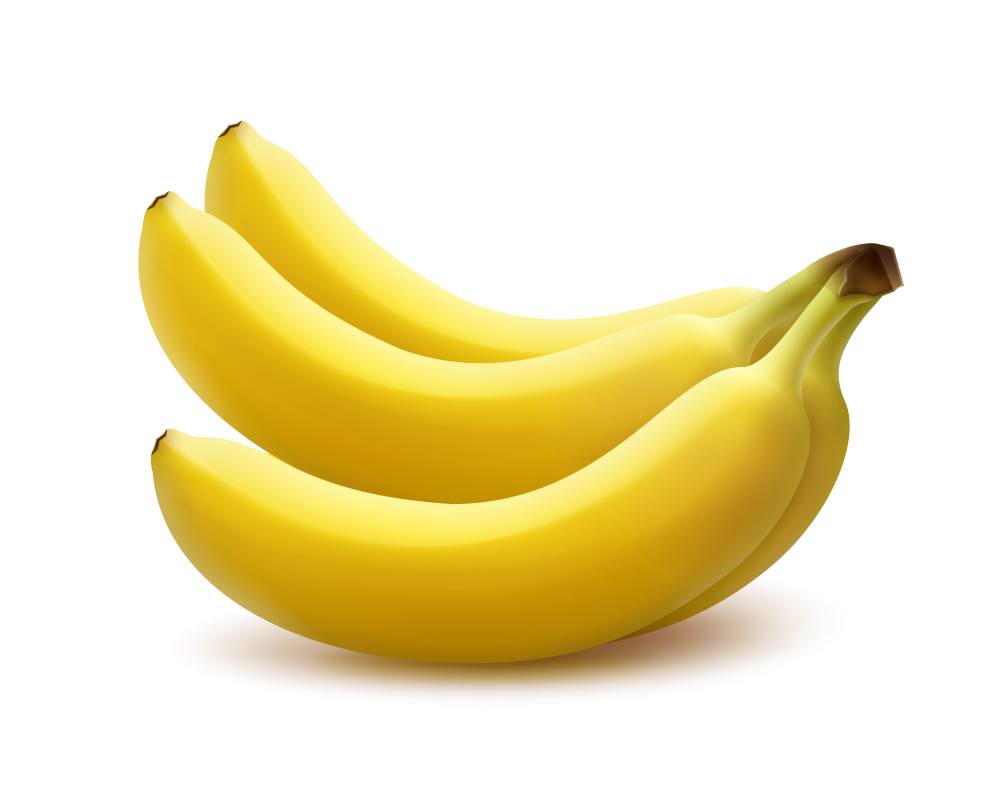
#> input picture lab1/banana1.jpg, 5000 x 4000 px (shown at 1/5 size)
$ jupyter execute --allow-errors lab1.ipynb
#> lines starting #> are read from the running program, lines starting #| are printed output that depends on the picture; after the words box and inside, x2 and y2 are one past the last pixel; in counts of white or black regions, pixels touching at a corner belong together
[cell 1]
# Лабораторная работа: Распознавание объектов по форме с использованием оператора Собеля

##Цель**: Разработать программу для распознавания фруктов (Бананы Lady Finger и Танжело) по их форме с использованием оператора Собеля.

#Этапы**:
#1. Загрузка и предварительная обработка изображений
#2. Преобразование в оттенки серого
#3. Применение оператора Собеля для выделения границ
#4. Анализ форм для распознавания
#5. Тестирование и оценка точности

[cell 2]
# Импорт необходимых библиотек
import sys
sys.path.append("/home/ahmedkashima/venv/lib/python3.12/site-packages")

import os
import numpy as np
import matplotlib.pyplot as plt
from skimage import io, color, filters, transform, measure, morphology

[cell 3]
def load_fruit_images(path_fruit1, path_fruit2, size=(256, 256)):
    """
    Загружает изображения фруктов из указанных папок
    Параметры:
        path_fruit1 - путь к папке с первым фруктом (бананы)
        path_fruit2 - путь к папке со вторым фруктом (танжело)
        size - размер, к которому будут приведены изображения
    Возвращает:
        (images_fruit1, images_fruit2) - кортеж со списками изображений
    """
    def load_from_folder(folder_path):
        images = []
        for file in os.listdir(folder_path):
            if file.lower().endswith(('.png', '.jpg', '.jpeg')):
                try:
                    img = io.imread(os.path.join(folder_path, file))
                    img = transform.resize(img, size)
                    images.append(img)
                except Exception as e:
                    print(f"Ошибка загрузки {file}: {str(e)}")
        return images

    print("Загрузка изображений...")
    fruit1 = load_from_folder(path_fruit1)
    fruit2 = load_from_folder(path_fruit2)
    print(f"Загружено {len(fruit1)} изображений первого фрукта")
    print(f"Загружено {len(fruit2)} изображений второго фрукта")
    return fruit1, fruit2

[cell 4]
# Имена файлов с изображениями
banana_filename = "banana1.jpg"  # имя файла с изображением банана
tangelo_filename = "tangelo1.jpg"  # имя файла с изображением танжело (цитрусовый фрукт)

# Проверка наличия файлов в текущей директории
print("Файлы в папке:", os.listdir())  # выводим список всех файлов в текущей папке

# Функция для загрузки и предварительной обработки изображения
def load_image(filename, size=(256, 256)):
#> called with filename = 'banana1.jpg', size = (256, 256)
    try:
        # Пытаемся загрузить изображение
        img = io.imread(filename)  # чтение изображения с помощью skimage.io
#> img is the input picture: shape (4000, 5000, 3); mean R, G, B 241.6, 230.4, 187.7
        img = transform.resize(img, size)  # изменение размера изображения до 256x256 пикселей
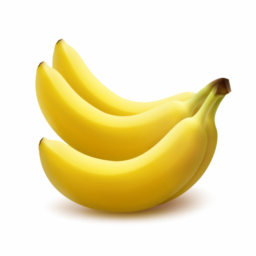
#> img: shape (256, 256, 3) float64; mean R, G, B 0.948, 0.904, 0.736
        return img  # возвращаем обработанное изображение
    except Exception as e:
        # Если возникла ошибка при загрузке, выводим сообщение
        print(f"Ошибка загрузки {filename}: {str(e)}")
        return None  # возвращаем None в случае ошибки

# Загружаем изображения, используя нашу функцию
banana_img = load_image(banana_filename)  # загружаем изображение банана
tangelo_img = load_image(tangelo_filename)  # загружаем изображение танжело
#> call 2 of load_image, with filename = 'tangelo1.jpg', size = (256, 256)
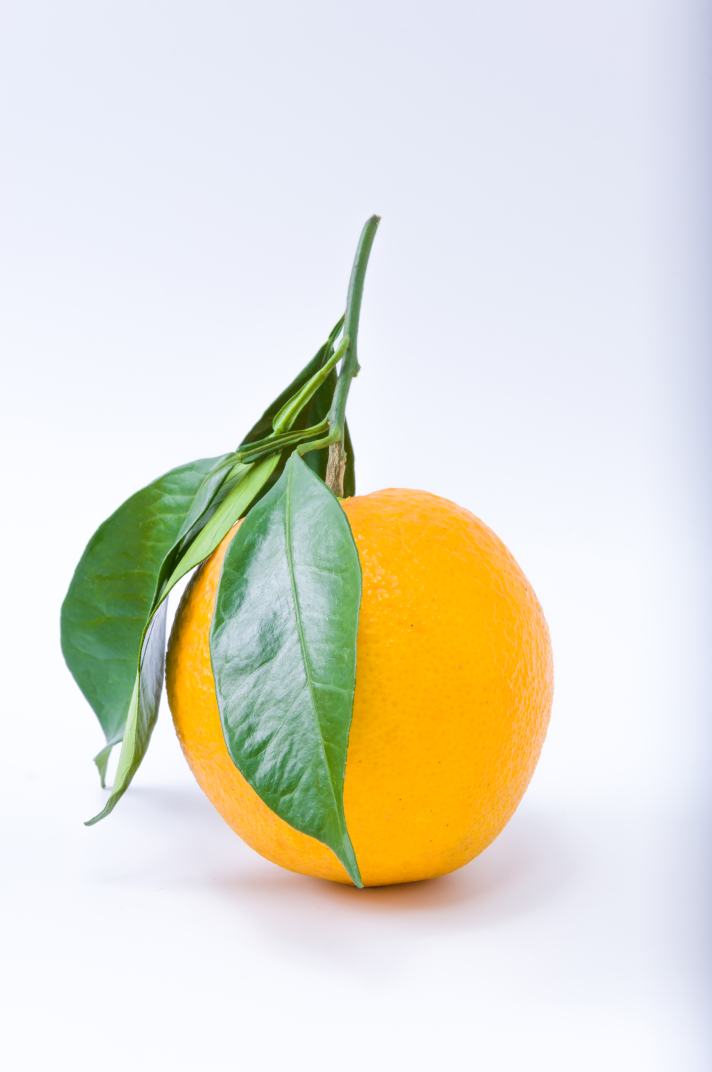
#> input picture lab1/tangelo1.jpg, 2848 x 4288 px (shown at 1/4 size)
#> in load_image, img is the input picture: shape (4288, 2848, 3); mean R, G, B 225.1, 223.2, 208.8
#> in load_image (call 2), `img = transform.resize(img, size)`:
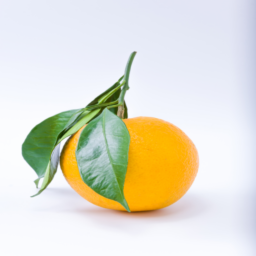
#> img: shape (256, 256, 3) float64; mean R, G, B 0.883, 0.875, 0.819

# Проверка успешности загрузки изображений
if banana_img is not None and tangelo_img is not None:
    # Если оба изображения загружены успешно, создаем график для их отображения
    fig, ax = plt.subplots(1, 2, figsize=(10, 5))  # создаем фигуру с 2 подграфиками

    # Отображаем изображение банана
    ax[0].imshow(banana_img)  # выводим изображение банана
    ax[0].set_title('Banana Lady Finger')  # устанавливаем заголовок

    # Отображаем изображение танжело
    ax[1].imshow(tangelo_img)  # выводим изображение танжело
    ax[1].set_title('Tangelo')  # устанавливаем заголовок

    plt.show()  # отображаем график
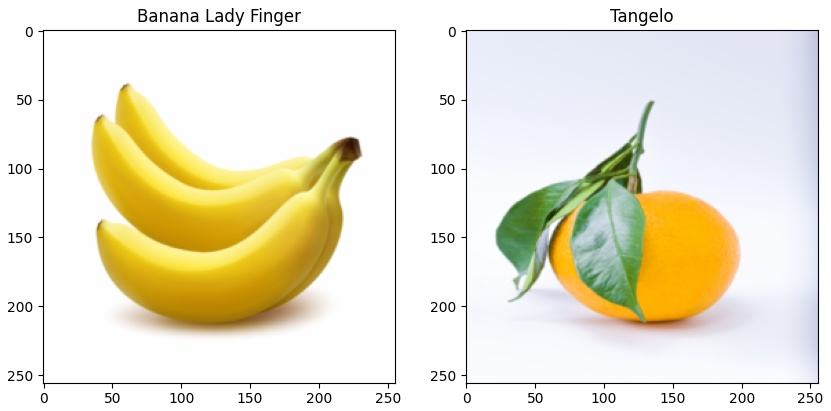
#> figure drawn by matplotlib, 2 panels
else:
    # Если хотя бы одно изображение не загрузилось, выводим сообщение об ошибке
    print("Не удалось загрузить изображения. Проверьте имена файлов.")

[cell 5]
def process_image(img):
    """Функция обработки одного изображения, выполняющая последовательность преобразований"""
    try:
        # 1. Конвертация цветного изображения в оттенки серого
        # (преобразование из RGB в grayscale)
        gray = color.rgb2gray(img)
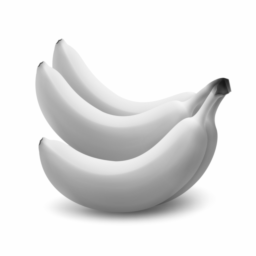
#> gray: shape (256, 256) float64; min 0.088, max 1, mean 0.901

        # 2. Нормализация изображения (приведение значений к диапазону [0, 1])
        # Это помогает стандартизировать изображения для дальнейшей обработки
        gray = (gray - gray.min()) / (gray.max() - gray.min())

        # 3. Применение оператора Собеля для выделения границ
        # Оператор Собеля вычисляет приближенный градиент яркости изображения
        edges = filters.sobel(gray)

        # 4. Бинаризация (пороговая обработка) для выделения значимых границ
        # Все пиксели со значением > 0.1 становятся 1 (белые), остальные - 0 (черные)
        binary = edges > 0.1
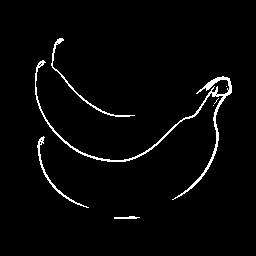
#> binary: shape (256, 256) bool; 2.6% white in thin lines or dots, all inside (x1, y1, x2, y2) = (35, 38, 232, 219)

        # 5. Морфологическая обработка - операция закрытия (заполнение мелких отверстий)
        # morphology.disk(3) создает круглый структурный элемент радиусом 3 пикселя
        binary = morphology.binary_closing(binary, morphology.disk(3))
#> binary: shape (256, 256) bool; 2.8% white; 4 white regions, box (x1, y1, x2, y2) and area: (35, 60, 232, 200) 1291, (51, 38, 135, 117) 271, (37, 136, 89, 208) 230, (114, 216, 140, 219) 55

        return gray, edges, binary
    except Exception as e:
        print(f"Ошибка обработки: {str(e)}")
        return None, None, None

# Обрабатываем изображение банана (если оно было успешно загружено)
# Проверяем существование переменной banana_img в глобальном пространстве имен
if 'banana_img' in globals() and banana_img is not None:
    # Получаем три варианта обработки изображения
    gray, edges, binary = process_image(banana_img)

    # Если обработка прошла успешно (gray не None)
    if gray is not None:
        # Создаем фигуру с тремя областями для отображения
        fig, ax = plt.subplots(1, 3, figsize=(15, 5))

        # 1. Отображаем изображение в оттенках серого
        ax[0].imshow(gray, cmap='gray')
        ax[0].set_title('Оттенки серого')

        # 2. Отображаем выделенные границы (результат оператора Собеля)
        ax[1].imshow(edges, cmap='gray')
        ax[1].set_title('Границы (Собель)')

        # 3. Отображаем бинаризованное изображение после морфологической обработки
        ax[2].imshow(binary, cmap='gray')
        ax[2].set_title('Бинарное изображение')

        plt.show()  # Показываем все три изображения

# Аналогичная обработка для изображения танжело
if 'tangelo_img' in globals() and tangelo_img is not None:
    gray, edges, binary = process_image(tangelo_img)
#> in process_image (call 2), `gray = (gray - gray.min()) / (gray.max() - gray.min())`:
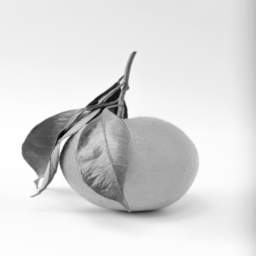
#> gray: shape (256, 256) float64; min 0, max 1, mean 0.859
#> in process_image (call 2), `edges = filters.sobel(gray)`:
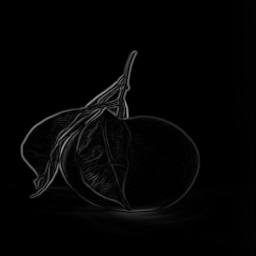
#> edges: shape (256, 256) float64; min 1.71e-10, max 0.583, mean 0.018
#> in process_image (call 2), `binary = edges > 0.1`: binary: shape (256, 256) bool; 5.2% white in thin lines or dots, all inside (x1, y1, x2, y2) = (20, 50, 200, 218)
#> in process_image (call 2), `binary = morphology.binary_closing(binary, morphology.disk(3))`: binary: shape (256, 256) bool; 7.4% white; 15 white regions (10 under 20 px)

    if gray is not None:
        fig, ax = plt.subplots(1, 3, figsize=(15, 5))
        ax[0].imshow(gray, cmap='gray')
        ax[0].set_title('Оттенки серого')
        ax[1].imshow(edges, cmap='gray')
        ax[1].set_title('Границы (Собель)')
        ax[2].imshow(binary, cmap='gray')
        ax[2].set_title('Бинарное изображение')
        plt.show()

[cell 6]
def analyze_shape(binary_img):
    """Анализ формы объекта на бинарном изображении

    Параметры:
        binary_img: ndarray - бинарное изображение (черно-белое, где объект - белый)

    Возвращает:
        float или None: значение эксцентриситета или None при ошибке
    """
    try:
        # 1. Маркировка связанных компонент (разделение объектов на изображении)
        # Каждый отдельный белый объект получает уникальную метку
        label_img = measure.label(binary_img)
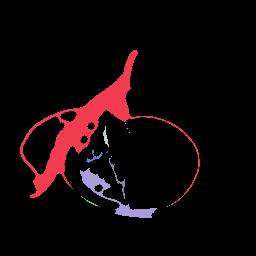
#> label_img: shape (256, 256) int32; 16 distinct labels, from 0 to 15; one colour per label, 0 black

        # 2. Вычисление свойств всех обнаруженных областей
        # measure.regionprops возвращает список объектов RegionProperties
        # с характеристиками каждой выделенной области
        regions = measure.regionprops(label_img)
#> regions = 15 regions; largest, box (x1, y1, x2, y2) and area: (20, 50, 200, 205) 3865, (80, 168, 157, 218) 754, (109, 158, 125, 199) 88, (86, 150, 103, 163) 56, (103, 126, 109, 147) 51

        # Если не найдено ни одной области, возвращаем None
        if not regions:
            return None

        # 3. Выбираем основную область (самую большую по площади)
        # Используем встроенную функцию max с ключом x.area
        main_region = max(regions, key=lambda x: x.area)

        # 4. Вычисляем эксцентриситет - меру "вытянутости" объекта
        # 0 - идеальная окружность, 1 - прямая линия
        eccentricity = main_region.eccentricity
#> eccentricity = 0.843

        return eccentricity

    except Exception as e:
        print(f"Ошибка анализа: {str(e)}")
        return None


# Анализ формы банана (если бинарное изображение доступно)
# Проверяем существование переменной binary в глобальном пространстве имен
if 'binary' in globals() and binary is not None:
    # Получаем значение эксцентриситета
    ecc = analyze_shape(binary)
#> ecc = 0.843

    # Если анализ прошел успешно
    if ecc is not None:
        # Выводим значение эксцентриситета с округлением до 2 знаков
        print(f"Эксцентриситет банана: {ecc:.2f}")
#| Эксцентриситет банана: 0.84

        # Простая классификация фрукта по эксцентриситету:
        # Если значение > 0.7 - считаем что это банан (вытянутый объект)
        # Иначе - танжело (более округлый объект)
        fruit_type = "Banana" if ecc > 0.7 else "Tangelo"
#> fruit_type = 'Banana'
        print(f"Классификация: {fruit_type}")
#| Классификация: Banana

[cell 7]
# Предполагаем, что у нас есть списки путей к изображениям
# В реальном коде нужно заменить на актуальные пути к файлам
banana_images = ['banana1.jpg']  # Список путей к изображениям бананов
tangelo_images = ['tangelo1.jpg']  # Список путей к изображениям танжело

# Создаем словарь для хранения результатов классификации
# Ключи - названия классов, значения - списки результатов (True/False)
results = {'Banana': [], 'Tangelo': []}

# Обрабатываем все изображения бананов
for img in banana_images:
    # Обрабатываем изображение и получаем бинарную маску
    # *_ означает, что мы игнорируем первые два возвращаемых значения (grayscale и edges)
    *_, binary = process_image(img)

    # Если обработка прошла успешно (бинарное изображение получено)
    if binary is not None:
        # Анализируем форму объекта на бинарном изображении
        shape_params = analyze_shape(binary)

        # Если анализ формы прошел успешно
        if shape_params:
            # Классифицируем фрукт по параметрам формы
            pred = classify_fruit(*shape_params)

            # Записываем результат (True если классификация верная)
            results['Banana'].append(pred == 'Banana')

# Аналогичная обработка для изображений танжело
for img in tangelo_images:
    *_, binary = process_image(img)
    if binary is not None:
        shape_params = analyze_shape(binary)
        if shape_params:
            pred = classify_fruit(*shape_params)
            results['Tangelo'].append(pred == 'Tangelo')

# Расчет точности классификации для каждого класса
# Для бананов: сумма правильных классификаций / общее количество
banana_acc = sum(results['Banana'])/len(results['Banana']) if results['Banana'] else 0
# Для танжело: сумма правильных классификаций / общее количество
tangelo_acc = sum(results['Tangelo'])/len(results['Tangelo']) if results['Tangelo'] else 0

# Вывод результатов с форматированием в процентах
print(f"Точность для бананов: {banana_acc:.1%}")  # .1% - формат с одним знаком после запятой
print(f"Точность для танжело: {tangelo_acc:.1%}")

[cell 8]
# Формируем список истинных меток классов
# Для каждого элемента из results['Banana'] присваиваем метку 'Banana'
# Для каждого элемента из results['Tangelo'] присваиваем метку 'Tangelo'
y_true = ['Banana'] * len(results['Banana']) + ['Tangelo'] * len(results['Tangelo'])

# Формируем список предсказанных меток
# Если элемент в results['Banana'] равен True — предсказан 'Banana', иначе — 'Tangelo'
# Если элемент в results['Tangelo'] равен True — предсказан 'Tangelo', иначе — 'Banana'
y_pred = ['Banana' if x else 'Tangelo' for x in results['Banana']] + \
         ['Tangelo' if x else 'Banana' for x in results['Tangelo']]

# Строим матрицу ошибок с указанием порядка меток (важно для правильного отображения)
#> (the rest of this cell did not finish here and is left out)

[cell 9]
##

[cell 10]
# Импортируем модуль sys для изменения путей поиска модулей
import sys
# Добавляем путь к установленным пакетам Python (актуально при использовании виртуального окружения)
sys.path.append("/home/ahmedkashima/venv/lib/python3.12/site-packages")

# Импортируем необходимые библиотеки
from sklearn.metrics import confusion_matrix  # Для вычисления матрицы ошибок
import matplotlib.pyplot as plt               # Для построения графиков

# Пример истинных и предсказанных меток классов (можно заменить на реальные данные)
y_true = [0, 1, 0, 1, 1, 0, 1]  # Истинные метки (настоящие классы объектов)
y_pred = [0, 1, 0, 0, 1, 1, 1]  # Предсказания модели

# Вычисляем матрицу ошибок
# Матрица ошибок будет иметь вид:
# [[TN, FP],
#  [FN, TP]]
cm = confusion_matrix(y_true, y_pred)

# Распаковываем значения из матрицы в переменные:
# TN — истинно-негативные, FP — ложно-положительные
# FN — ложно-негативные, TP — истинно-положительные
tn, fp, fn, tp = cm.ravel()

# Вычисляем ошибку I рода (False Positive Rate)
# Это доля объектов, которые по факту отрицательные, но модель ошибочно отнесла к положительным
denominator_I = fp + tn  # Общее количество реально отрицательных объектов
error_I = fp / denominator_I if denominator_I != 0 else 0.0  # Проверка деления на ноль

# Вычисляем ошибку II рода (False Negative Rate)
# Это доля объектов, которые по факту положительные, но модель ошибочно отнесла к отрицательным
denominator_II = fn + tp  # Общее количество реально положительных объектов
error_II = fn / denominator_II if denominator_II != 0 else 0.0  # Проверка деления на ноль

# Выводим результаты в консоль
print(f"Матрица ошибок:\n{cm}")
print(f"TN: {tn}, FP: {fp}, FN: {fn}, TP: {tp}")
print(f"Ошибка I рода (False Positive Rate): {error_I:.2f}")
print(f"Ошибка II рода (False Negative Rate): {error_II:.2f}")

# Визуализируем ошибки I и II рода в виде столбчатой диаграммы
plt.bar(['Ошибка I рода', 'Ошибка II рода'], [error_I, error_II])  # Столбцы с подписями
plt.title('Ошибки классификации')                                 # Заголовок графика
plt.ylabel('Вероятность ошибки')                                  # Подпись оси Y
plt.show()  # Отображение графика
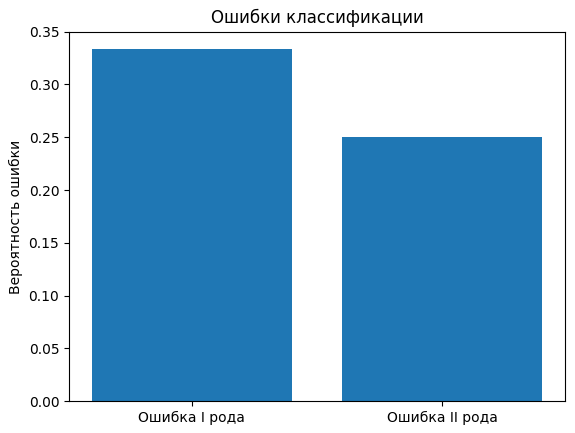
#> figure drawn by matplotlib, 1 panel
